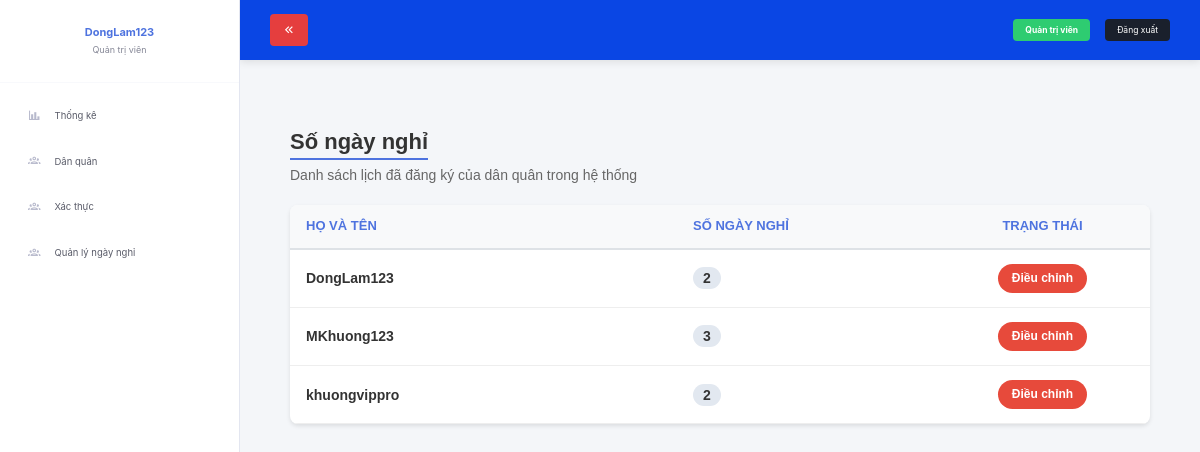
The app's page /admin/users (signed in) with its own data.
### website/models.py (models this page shows)
class User(db.Model, UserMixin):
    id = db.Column(db.Integer, primary_key=True)
    email = db.Column(db.String(150), unique=True)
    password = db.Column(db.String(150))
    user_name = db.Column(db.String(150), unique=True)
    notes = db.relationship('Note')
    registrations = db.relationship('Registration', backref='user_account', lazy=True)
    role_id = db.Column(db.Integer, db.ForeignKey('role.id'), nullable=False, default=2)
    allowed_off_days = db.Column(db.Integer, default=2)

### website/admin_views.py (the view)
@admin_views.route('/users')
@login_required
def admin_users():
    if current_user.role_id != 1:
        flash('Bạn không có quyền truy cập!', 'danger')
        return redirect(url_for('admin_views.admin_home'))
    users = User.query.all()
    return render_template('admin/admin_usershift.html', users=users, user=current_user)

### website/templates/admin/admin_usershift.html (shortened to what this page needs)
{% extends 'Shared/admin_layout.html' %}
{% block content %}
<div class="admin-shift-wrapper">
    <div>
        <h2 class="admin-shift-title">Số ngày nghỉ</h2>
        <div class="admin-shift-desc">Danh sách lịch đã đăng ký của dân quân trong hệ thống</div>
    </div>
    <table class="shift-table">
        <thead>
            <tr>
                <th style="width: 45%;">HỌ VÀ TÊN</th>
                <th style="width: 30%;">SỐ NGÀY NGHỈ</th>
                <th style="width: 25%; text-align: center;">TRẠNG THÁI</th>
            </tr>
        </thead>
        <tbody>
            {% for u in users %}
            <tr>
                <td><strong>{{ u.user_name }}</strong></td>
                <td><span style="background: #e2e8f0; padding: 3px 10px; border-radius: 12px; font-weight: bold;">{{ u.allowed_off_days }}</span></td>
                <td style="text-align: center;">
                    <button class="btn-edit" type="button" onclick="toggleEdit('{{ u.id }}')">Điều chỉnh</button>
                </td>
            </tr>
            {% else %}
            <tr>
                <td colspan="3" style="text-align: center; color: #777; padding: 30px;">Chưa có dữ liệu người dùng nào trong hệ thống.</td>
            </tr>
            {% endfor %}
        </tbody>
    </table>
</div>
{% endblock %}

### website/templates/Shared/admin_layout.html (shortened to what this page needs)
<!DOCTYPE html>
<html lang="vi">
<head>
    <link rel="stylesheet" href="{{ url_for('static', filename='Web/css/bootstrap.min.css') }}">
    <link rel="stylesheet" href="{{ url_for('static', filename='Web/css/font-awesome.min.css') }}">
    <link rel="stylesheet" href="https://cdn.jsdelivr.net/npm/@mdi/font@7.2.96/css/materialdesignicons.min.css">
</head>
<body>
    <div class="sidebar">
        <div class="sidebar-header">
            <strong>{{ current_user.user_name }}</strong>
            <span>Quản trị viên</span>
        </div>
        <ul class="sidebar-menu">
            <li class="sidebar-item {{ 'active' if 'home' in request.path }}">
                <a href="{{ url_for('admin_views.admin_home') }}">
                    <i class="mdi mdi-chart-bar"></i> <span>Thống kê</span>
                </a>
            </li>
            <li class="sidebar-item {{ 'active' if 'scheduleList' in request.path }}">
                <a href="{{ url_for('admin_views.admin_scheduleList') }}">
                    <i class="mdi mdi-account-group-outline"></i> <span>Dân quân</span>
                </a>
            </li>
            <li class="sidebar-item {{ 'active' if 'request' in request.path }}">
                <a href="{{ url_for('admin_views.admin_request') }}">
                    <i class="mdi mdi-account-group-outline"></i> <span>Xác thực</span>
                </a>
            </li>
             <li class="sidebar-item {{ 'active' if 'off-days' in request.path }}">
                <a href="{{ url_for('admin_views.admin_users') }}">
                    <i class="mdi mdi-account-group-outline"></i> <span>Quản lý ngày nghỉ</span>
                </a>
            </li>
        </ul>
    </div>
    <div class="main-wrapper">
        <div class="top-header">
            <button class="header-left-toggle" id="toggle-sidebar-btn">
                <i class="mdi mdi-chevron-double-left" id="toggle-icon"></i>
            </button>
            <div class="header-right-info">
                <span class="role-badge">Quản trị viên</span>
                <a href="{{ url_for('auth.logout') }}" class="logout-btn">Đăng xuất</a>
            </div>
        </div>
        <div class="content-body">
            {% block content %}{% endblock %}
        </div>
    </div>
</body>
</html>

### website/templates/Shared/admin_layout.html (style rules this page uses)
* { box-sizing: border-box; margin: 0; padding: 0; }
body { background-color: #f4f6f9; font-family: -apple-system, BlinkMacSystemFont, "Segoe UI", Roboto, sans-serif; display: flex; min-height: 100vh; overflow-x: hidden; }
.sidebar { width: 240px; background-color: #ffffff; border-right: 1px solid #e3e6f0; display: flex; flex-direction: column; position: fixed; top: 0; bottom: 0; left: 0; z-index: 100; transition: all 0.3s ease-in-out; }
.sidebar-header { padding: 25px 20px; text-align: center; font-size: 0.9rem; color: #858796; border-bottom: 1px solid #f8f9fc; white-space: nowrap; overflow: hidden; }
.sidebar-header strong { display: block; color: #4e73df; font-size: 1.1rem; margin-bottom: 3px; }
.sidebar-menu { list-style: none; padding: 10px 0; }
.sidebar-item a { display: flex; align-items: center; padding: 14px 24px; color: #5a5c69; text-decoration: none; font-size: 0.95rem; transition: all 0.2s ease; white-space: nowrap; border-left: 4px solid transparent; }
.sidebar-item a i { margin-right: 14px; font-size: 1.25rem; color: #b7b9cc; transition: all 0.2s ease; }
.main-wrapper { margin-left: 240px; flex: 1; display: flex; flex-direction: column; min-width: 0; transition: all 0.3s ease-in-out; }
.top-header { height: 60px; background-color: #0a46e4; display: flex; align-items: center; justify-content: space-between; padding: 0 30px; color: #ffffff; box-shadow: 0 2px 8px rgba(0,0,0,0.1); }
.header-left-toggle { background: #e53e3e; border: none; color: white; padding: 6px 12px; border-radius: 4px; cursor: pointer; user-select: none; transition: none; }
.header-right-info { display: flex; align-items: center; gap: 15px; }
.role-badge { background-color: #2ecc71; color: white; padding: 5px 12px; border-radius: 4px; font-size: 0.85rem; font-weight: bold; }
.logout-btn { background-color: #1a202c; color: white; padding: 5px 12px; border-radius: 4px; font-size: 0.85rem; text-decoration: none; }
.content-body { padding: 30px; flex: 1; }

### website/templates/admin/admin_usershift.html (style rules this page uses)
.admin-shift-wrapper { padding: 20px; font-family: Arial, sans-serif; }
.admin-shift-title { font-size: 22px; font-weight: bold; color: #333; margin-bottom: 5px; border-bottom: 2px solid #4e73df; display: inline-block; padding-bottom: 4px; }
.admin-shift-desc { color: #666; font-size: 14px; margin-bottom: 20px; }
.shift-table { width: 100%; border-collapse: collapse; background: #fff; border-radius: 8px; overflow: hidden; box-shadow: 0 2px 4px rgba(0,0,0,0.1); }
.shift-table th { background-color: #f8f9fa; color: #4e73df; font-weight: bold; text-transform: uppercase; font-size: 13px; padding: 12px 16px; border-bottom: 2px solid #dee2e6; text-align: left; }
.shift-table td { padding: 14px 16px; border-bottom: 1px solid #eee; vertical-align: middle; font-size: 14px; color: #333; }
.btn-edit { background-color: #e74a3b; color: white; border: none; padding: 6px 14px; border-radius: 20px; font-size: 12px; font-weight: bold; cursor: pointer; }

### records on screen
User: user_name "DongLam123", allowed_off_days "2"
User: user_name "MKhuong123", allowed_off_days "3"
User: user_name "khuongvippro", allowed_off_days "2"
